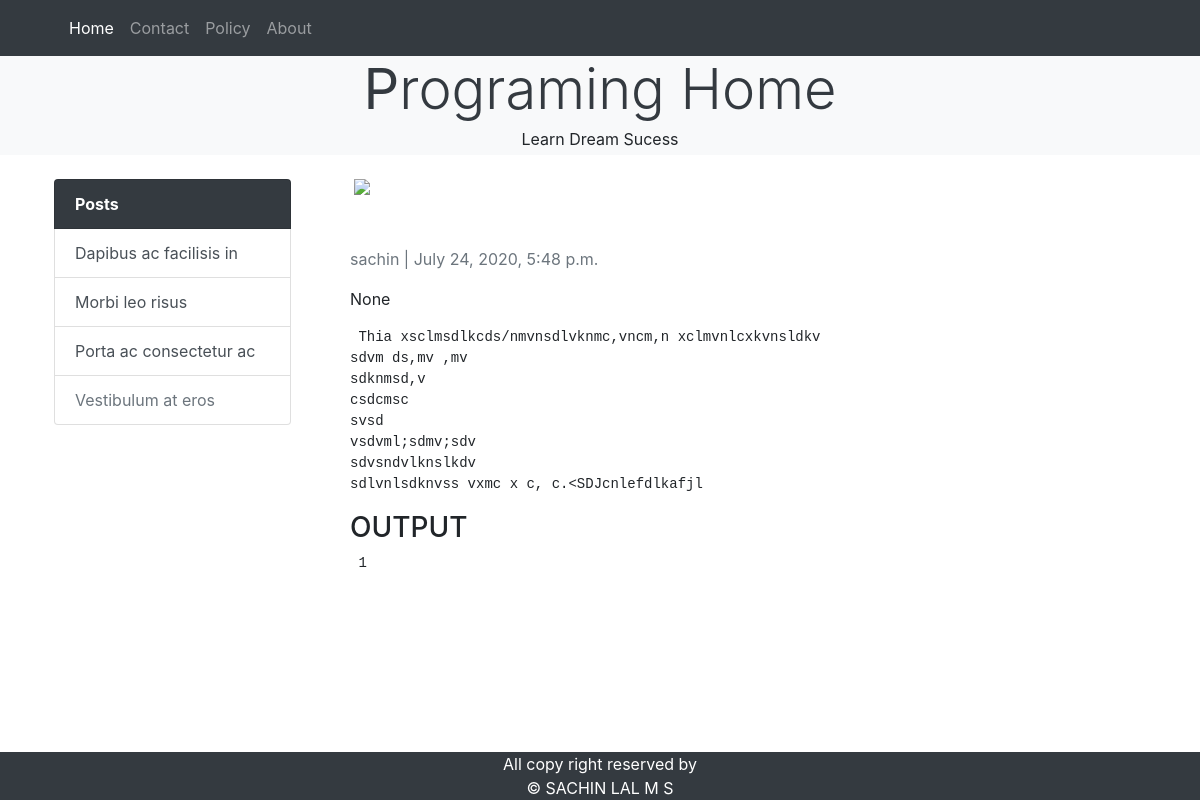
Page /test/ on the committed database.
### blog/models.py (models this page shows, shortened)
class Post(models.Model):
    title = models.CharField(max_length=200, unique=True)
    slug = models.SlugField(max_length=200, unique=True)
    author = models.ForeignKey(User, on_delete=models.CASCADE, related_name='blog_post')
    updated_on = models.DateTimeField(auto_now=True)
    description = RichTextField(blank=True, null=True)
    content = models.TextField()
    output = models.TextField()
    image = models.CharField(max_length=2000)
    created_on = models.DateTimeField(auto_now_add=True)
    status = models.IntegerField(choices=STATUS, default=0)
    class Meta:
        ordering =['-created_on']

### blog/views.py (the view)
# urls.py: path('<slug:slug>/', views.PostDetail.as_view(), name='post_detail'),
class PostDetail(generic.DetailView):
    model = Post
    template_name = 'blog/post_detail.html'

### blog/templates/blog/post_detail.html (shortened to what this page needs)
{% extends 'blog/base.html' %}
{% block content1 %}
        <div class=" col-sm-9" >
             <img class=" p-4"   style="width: 48rem;"src="{{ object.image }}" >
            <div class="card-body">
                <p class="text-muted"> {{ post.author }} | {{ post.created_on }} </p>
                <p>  {{ object.description }} </p>
                 <pre><code class="java"> {{ object.content }} </code></pre>
                <h3>OUTPUT</h3>
                <pre><code class="java"> {{ object.output }} </code></pre>
            </div>
        </div>
{% endblock content1 %}

### rows in the picture
Post: author "sachin", created_on "July 24, 2020, 5:48 p.m.", description "None", content "Thia xsclmsdlkcds/nmvnsdlvknmc,vncm,n xclmvnlcxkvnsldkv sdvm ds,mv ,mv sdknmsd,v csdcmsc svsd vsdvml;sdmv;sdv sdvsndvlknslkdv sdlvnlsdknvss vxmc x c, c.<SDJcnlefdlkafjl", output "1"
